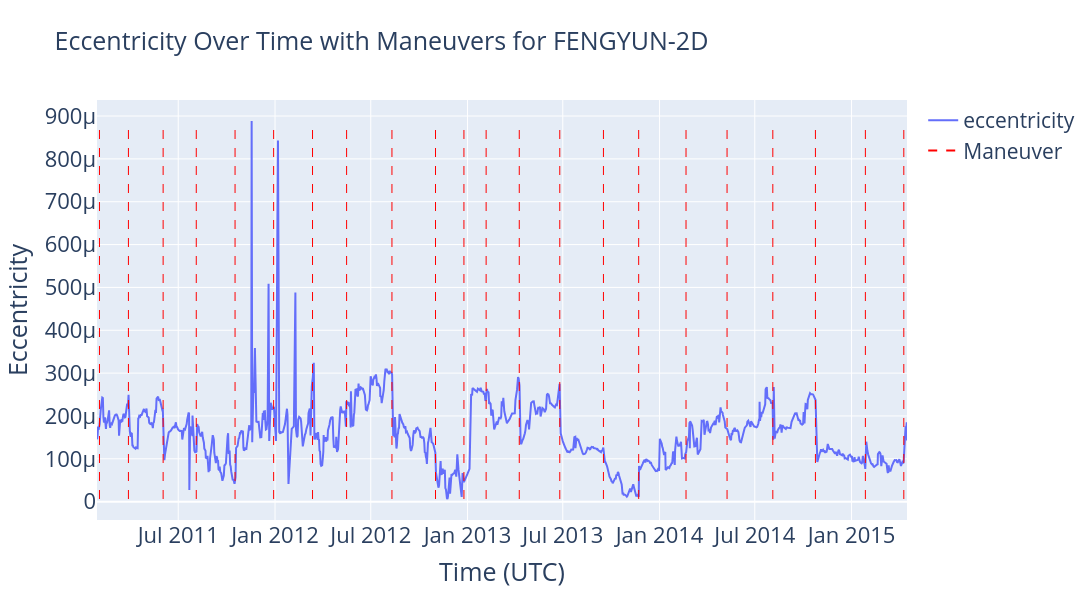
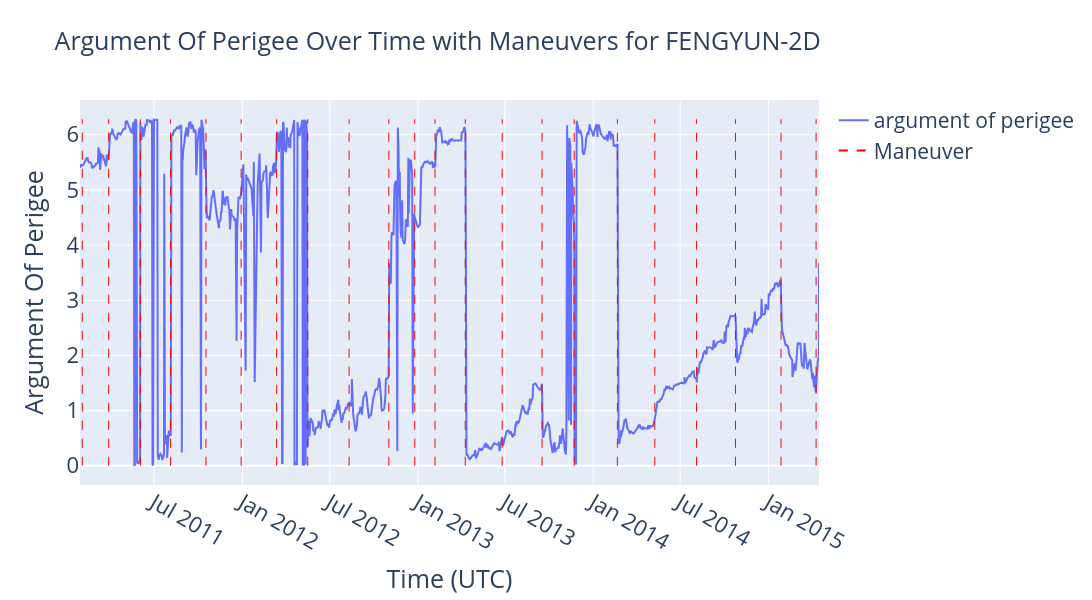
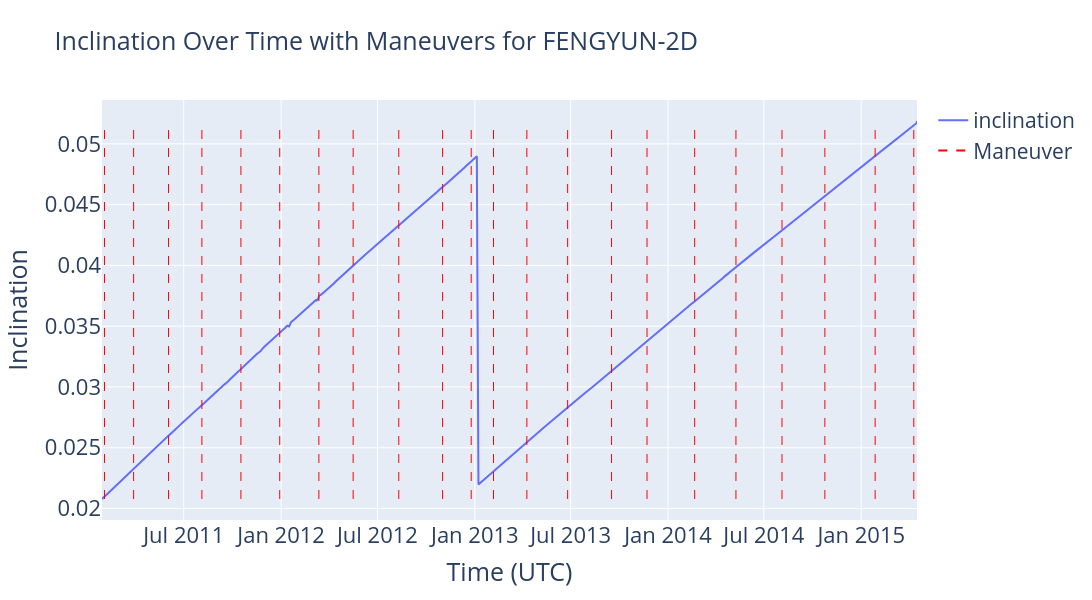
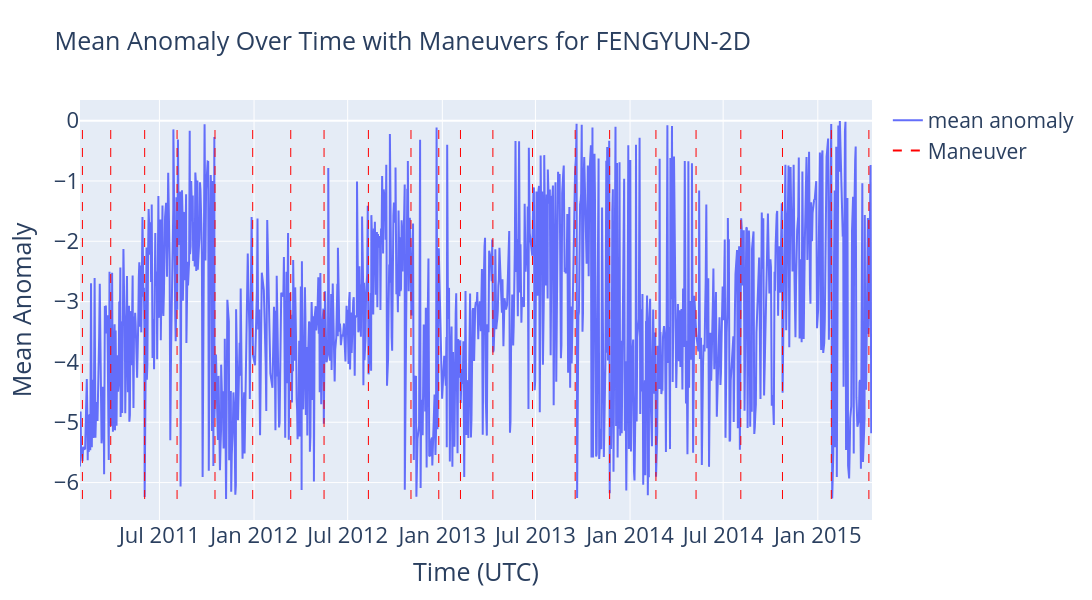

Notebook cell for these charts, in order:
### Markdown cell above
# Satellite Plots

The code below provides an interactive dropdown menu to select a satellite.  
Upon selection, the corresponding plots of all six orbital elements for the chosen satellite will be displayed.  
This allows for easy visual exploration of each satellite's orbital behavior over time.

### Code cell
import pandas as pd
import plotly.graph_objects as go
import ipywidgets as widgets
from IPython.display import display

# List of orbital elements to plot
orbital_elements = ["eccentricity", "argument of perigee", "inclination", 
                    "mean anomaly", "Brouwer mean motion", "right ascension"]


# List of satellites
satellites = ["SARAL", "TOPEX", "CRYOSAT-2", "HAIYANG-2A", "JASON-1", "JASON-2", "JASON-3", 
              "SENTINEL-3A", "SENTINEL-3B", "SENTINEL-6A", 
              "FENGYUN-2D", "FENGYUN-2E", "FENGYUN-2H", "FENGYUN-2F", "FENGYUN-4A"]

# function to ensure timestamp column is UTC
# fengyun satellites has alreday utc so used convert() function to not crash.
def ensure_utc(series):
    if series.dt.tz is None:
        return series.dt.tz_localize('UTC')
    else:
        return series.dt.tz_convert('UTC')

# Function to load & preprocess satellite data
def load_satellite_data(satellite_name):
    file_path = f"/Users/kurinjiarivazhagan/Desktop/trimester 5/satellite_data/orbital_elements/{satellite_name}.csv"
    df = pd.read_csv(file_path)

    # Preprocessing Steps
    df.rename(columns={'Unnamed: 0': 'timestamp'}, inplace=True)
    df['timestamp'] = pd.to_datetime(df['timestamp']).dt.tz_localize('UTC')  
    df.set_index('timestamp', inplace=True)

    df['time_diff'] = df.index.to_series().diff()
    df['time_diff_days'] = df['time_diff'].dt.total_seconds() / 86400  

    return df

# Function to load & preprocess maneuver data
def load_maneuver_data(satellite_name):
    file_path = f"/Users/kurinjiarivazhagan/Desktop/trimester 5/satellite_data/orbital_elements/cleaned maneuver file/cleaned_{satellite_name}.csv"
    maneuver_df = pd.read_csv(file_path)

    # Preprocessing Maneuver Timestamps
    maneuver_df["Start_Timestamp"] = pd.to_datetime(maneuver_df["Start_Timestamp"])
    maneuver_df["End_Timestamp"] = pd.to_datetime(maneuver_df["End_Timestamp"])

    # function to make sure both columns are in UTC
    maneuver_df["Start_Timestamp"] = ensure_utc(maneuver_df["Start_Timestamp"])
    maneuver_df["End_Timestamp"] = ensure_utc(maneuver_df["End_Timestamp"])

    return maneuver_df

# Function to plot the selected satellite's data
def plot_satellite(selected_satellite):
    try:
        df = load_satellite_data(selected_satellite)
        maneuver_df = load_maneuver_data(selected_satellite)

        for element in orbital_elements:
            fig = go.Figure()
            fig.add_trace(go.Scatter(
                x=df.index, y=df[element], 
                mode="lines", name=element
            ))
            fig.add_trace(go.Scatter(
                x=[None],
                y=[None],
                mode='lines',
                line=dict(color="red", dash="dash"),
                name="Maneuver"
            ))
            for time in maneuver_df["Start_Timestamp"]:
                fig.add_shape(
                    type="line", 
                    x0=time, x1=time, 
                    y0=df[element].min(), y1=df[element].max(),
                    line=dict(color="red", width=1, dash="dash")  
                )

            fig.update_layout(
    title={
        'text': f"{element.title()} Over Time with Maneuvers for {selected_satellite}",
        'font': {'size': 25}
    },
    xaxis_title={
        'text': "Time (UTC)",
        'font': {'size': 25}
    },
    yaxis_title={
        'text': element.title(),
        'font': {'size': 25}
    },
    xaxis=dict(tickfont=dict(size=22)),
    yaxis=dict(tickfont=dict(size=22)),
    legend=dict(font=dict(size=21)),
    font=dict(size=16),  
    showlegend=True,
    template="plotly",
    width=1400,
    height=600
)



            fig.show()

    except Exception as e:
        print(f"Error loading or plotting {selected_satellite}: {e}")

# Dropdown widget for satellite selection
satellite_selector = widgets.Dropdown(
    options=satellites,
    description="Satellite:",
    style={'description_width': 'initial'}
)

# Button to trigger plotting
plot_button = widgets.Button(description="Plot Data")

# Function to handle button click
def on_button_click(b):
    plot_satellite(satellite_selector.value)

plot_button.on_click(on_button_click)

# Display 
display(satellite_selector, plot_button)

### Figure 1 — Plotly figure (JSON) as saved in the notebook; plotly's stock layout.template omitted (floating-point values rounded to 4 significant figures; data arrays with more than 128 entries replaced by an {"elided": "..."} marker saying what was removed)
{"data": [{"mode": "lines", "name": "eccentricity", "type": "scatter", "x": {"elided": "1187 str values"}, "y": {"elided": "1187 float values"}}, {"line": {"color": "red", "dash": "dash"}, "mode": "lines", "name": "Maneuver", "type": "scatter", "x": [null], "y": [null]}], "layout": {"font": {"size": 16}, "height": 600, "legend": {"font": {"size": 21}}, "shapes": [{"line": {"color": "red", "dash": "dash", "width": 1}, "type": "line", "x0": "2015-04-10T07:30:00+00:00", "x1": "2015-04-10T07:30:00+00:00", "y0": 6.2e-06, "y1": 0.0008884}, {"line": {"color": "red", "dash": "dash", "width": 1}, "type": "line", "x0": "2015-01-27T06:30:00+00:00", "x1": "2015-01-27T06:30:00+00:00", "y0": 6.2e-06, "y1": 0.0008884}, {"line": {"color": "red", "dash": "dash", "width": 1}, "type": "line", "x0": "2014-10-24T07:30:00+00:00", "x1": "2014-10-24T07:30:00+00:00", "y0": 6.2e-06, "y1": 0.0008884}, {"line": {"color": "red", "dash": "dash", "width": 1}, "type": "line", "x0": "2014-08-04T07:30:00+00:00", "x1": "2014-08-04T07:30:00+00:00", "y0": 6.2e-06, "y1": 0.0008884}, {"line": {"color": "red", "dash": "dash", "width": 1}, "type": "line", "x0": "2014-05-09T07:30:00+00:00", "x1": "2014-05-09T07:30:00+00:00", "y0": 6.2e-06, "y1": 0.0008884}, {"line": {"color": "red", "dash": "dash", "width": 1}, "type": "line", "x0": "2014-02-20T07:30:00+00:00", "x1": "2014-02-20T07:30:00+00:00", "y0": 6.2e-06, "y1": 0.0008884}, {"line": {"color": "red", "dash": "dash", "width": 1}, "type": "line", "x0": "2013-11-22T07:30:00+00:00", "x1": "2013-11-22T07:30:00+00:00", "y0": 6.2e-06, "y1": 0.0008884}, {"line": {"color": "red", "dash": "dash", "width": 1}, "type": "line", "x0": "2013-09-16T07:30:00+00:00", "x1": "2013-09-16T07:30:00+00:00", "y0": 6.2e-06, "y1": 0.0008884}, {"line": {"color": "red", "dash": "dash", "width": 1}, "type": "line", "x0": "2013-06-25T07:30:00+00:00", "x1": "2013-06-25T07:30:00+00:00", "y0": 6.2e-06, "y1": 0.0008884}, {"line": {"color": "red", "dash": "dash", "width": 1}, "type": "line", "x0": "2013-04-09T07:30:00+00:00", "x1": "2013-04-09T07:30:00+00:00", "y0": 6.2e-06, "y1": 0.0008884}, {"line": {"color": "red", "dash": "dash", "width": 1}, "type": "line", "x0": "2013-02-05T07:30:00+00:00", "x1": "2013-02-05T07:30:00+00:00", "y0": 6.2e-06, "y1": 0.0008884}, {"line": {"color": "red", "dash": "dash", "width": 1}, "type": "line", "x0": "2012-12-25T03:00:00+00:00", "x1": "2012-12-25T03:00:00+00:00", "y0": 6.2e-06, "y1": 0.0008884}, {"line": {"color": "red", "dash": "dash", "width": 1}, "type": "line", "x0": "2012-11-01T01:30:00+00:00", "x1": "2012-11-01T01:30:00+00:00", "y0": 6.2e-06, "y1": 0.0008884}, {"line": {"color": "red", "dash": "dash", "width": 1}, "type": "line", "x0": "2012-08-10T07:00:00+00:00", "x1": "2012-08-10T07:00:00+00:00", "y0": 6.2e-06, "y1": 0.0008884}, {"line": {"color": "red", "dash": "dash", "width": 1}, "type": "line", "x0": "2012-05-16T02:00:00+00:00", "x1": "2012-05-16T02:00:00+00:00", "y0": 6.2e-06, "y1": 0.0008884}, {"line": {"color": "red", "dash": "dash", "width": 1}, "type": "line", "x0": "2012-03-12T07:30:00+00:00", "x1": "2012-03-12T07:30:00+00:00", "y0": 6.2e-06, "y1": 0.0008884}, {"line": {"color": "red", "dash": "dash", "width": 1}, "type": "line", "x0": "2011-12-29T08:30:00+00:00", "x1": "2011-12-29T08:30:00+00:00", "y0": 6.2e-06, "y1": 0.0008884}, {"line": {"color": "red", "dash": "dash", "width": 1}, "type": "line", "x0": "2011-10-17T01:00:00+00:00", "x1": "2011-10-17T01:00:00+00:00", "y0": 6.2e-06, "y1": 0.0008884}, {"line": {"color": "red", "dash": "dash", "width": 1}, "type": "line", "x0": "2011-08-04T07:30:00+00:00", "x1": "2011-08-04T07:30:00+00:00", "y0": 6.2e-06, "y1": 0.0008884}, {"line": {"color": "red", "dash": "dash", "width": 1}, "type": "line", "x0": "2011-06-02T07:30:00+00:00", "x1": "2011-06-02T07:30:00+00:00", "y0": 6.2e-06, "y1": 0.0008884}, {"line": {"color": "red", "dash": "dash", "width": 1}, "type": "line", "x0": "2011-03-28T08:00:00+00:00", "x1": "2011-03-28T08:00:00+00:00", "y0": 6.2e-06, "y1": 0.0008884}, {"line": {"color": "red", "dash": "dash", "width": 1}, "type": "line", "x0": "2011-02-01T07:00:00+00:00", "x1": "2011-02-01T07:00:00+00:00", "y0": 6.2e-06, "y1": 0.0008884}], "showlegend": true, "title": {"font": {"size": 25}, "text": "Eccentricity Over Time with Maneuvers for FENGYUN-2D"}, "width": 1400, "xaxis": {"tickfont": {"size": 22}, "title": {"font": {"size": 25}, "text": "Time (UTC)"}}, "yaxis": {"tickfont": {"size": 22}, "title": {"font": {"size": 25}, "text": "Eccentricity"}}}}

### Figure 2 — Plotly figure (JSON) as saved in the notebook; plotly's stock layout.template omitted (floating-point values rounded to 4 significant figures; data arrays with more than 128 entries replaced by an {"elided": "..."} marker saying what was removed)
{"data": [{"mode": "lines", "name": "argument of perigee", "type": "scatter", "x": {"elided": "1187 str values"}, "y": {"elided": "1187 float values"}}, {"line": {"color": "red", "dash": "dash"}, "mode": "lines", "name": "Maneuver", "type": "scatter", "x": [null], "y": [null]}], "layout": {"font": {"size": 16}, "height": 600, "legend": {"font": {"size": 21}}, "shapes": [{"line": {"color": "red", "dash": "dash", "width": 1}, "type": "line", "x0": "2015-04-10T07:30:00+00:00", "x1": "2015-04-10T07:30:00+00:00", "y0": 0.0003386, "y1": 6.282}, {"line": {"color": "red", "dash": "dash", "width": 1}, "type": "line", "x0": "2015-01-27T06:30:00+00:00", "x1": "2015-01-27T06:30:00+00:00", "y0": 0.0003386, "y1": 6.282}, {"line": {"color": "red", "dash": "dash", "width": 1}, "type": "line", "x0": "2014-10-24T07:30:00+00:00", "x1": "2014-10-24T07:30:00+00:00", "y0": 0.0003386, "y1": 6.282}, {"line": {"color": "red", "dash": "dash", "width": 1}, "type": "line", "x0": "2014-08-04T07:30:00+00:00", "x1": "2014-08-04T07:30:00+00:00", "y0": 0.0003386, "y1": 6.282}, {"line": {"color": "red", "dash": "dash", "width": 1}, "type": "line", "x0": "2014-05-09T07:30:00+00:00", "x1": "2014-05-09T07:30:00+00:00", "y0": 0.0003386, "y1": 6.282}, {"line": {"color": "red", "dash": "dash", "width": 1}, "type": "line", "x0": "2014-02-20T07:30:00+00:00", "x1": "2014-02-20T07:30:00+00:00", "y0": 0.0003386, "y1": 6.282}, {"line": {"color": "red", "dash": "dash", "width": 1}, "type": "line", "x0": "2013-11-22T07:30:00+00:00", "x1": "2013-11-22T07:30:00+00:00", "y0": 0.0003386, "y1": 6.282}, {"line": {"color": "red", "dash": "dash", "width": 1}, "type": "line", "x0": "2013-09-16T07:30:00+00:00", "x1": "2013-09-16T07:30:00+00:00", "y0": 0.0003386, "y1": 6.282}, {"line": {"color": "red", "dash": "dash", "width": 1}, "type": "line", "x0": "2013-06-25T07:30:00+00:00", "x1": "2013-06-25T07:30:00+00:00", "y0": 0.0003386, "y1": 6.282}, {"line": {"color": "red", "dash": "dash", "width": 1}, "type": "line", "x0": "2013-04-09T07:30:00+00:00", "x1": "2013-04-09T07:30:00+00:00", "y0": 0.0003386, "y1": 6.282}, {"line": {"color": "red", "dash": "dash", "width": 1}, "type": "line", "x0": "2013-02-05T07:30:00+00:00", "x1": "2013-02-05T07:30:00+00:00", "y0": 0.0003386, "y1": 6.282}, {"line": {"color": "red", "dash": "dash", "width": 1}, "type": "line", "x0": "2012-12-25T03:00:00+00:00", "x1": "2012-12-25T03:00:00+00:00", "y0": 0.0003386, "y1": 6.282}, {"line": {"color": "red", "dash": "dash", "width": 1}, "type": "line", "x0": "2012-11-01T01:30:00+00:00", "x1": "2012-11-01T01:30:00+00:00", "y0": 0.0003386, "y1": 6.282}, {"line": {"color": "red", "dash": "dash", "width": 1}, "type": "line", "x0": "2012-08-10T07:00:00+00:00", "x1": "2012-08-10T07:00:00+00:00", "y0": 0.0003386, "y1": 6.282}, {"line": {"color": "red", "dash": "dash", "width": 1}, "type": "line", "x0": "2012-05-16T02:00:00+00:00", "x1": "2012-05-16T02:00:00+00:00", "y0": 0.0003386, "y1": 6.282}, {"line": {"color": "red", "dash": "dash", "width": 1}, "type": "line", "x0": "2012-03-12T07:30:00+00:00", "x1": "2012-03-12T07:30:00+00:00", "y0": 0.0003386, "y1": 6.282}, {"line": {"color": "red", "dash": "dash", "width": 1}, "type": "line", "x0": "2011-12-29T08:30:00+00:00", "x1": "2011-12-29T08:30:00+00:00", "y0": 0.0003386, "y1": 6.282}, {"line": {"color": "red", "dash": "dash", "width": 1}, "type": "line", "x0": "2011-10-17T01:00:00+00:00", "x1": "2011-10-17T01:00:00+00:00", "y0": 0.0003386, "y1": 6.282}, {"line": {"color": "red", "dash": "dash", "width": 1}, "type": "line", "x0": "2011-08-04T07:30:00+00:00", "x1": "2011-08-04T07:30:00+00:00", "y0": 0.0003386, "y1": 6.282}, {"line": {"color": "red", "dash": "dash", "width": 1}, "type": "line", "x0": "2011-06-02T07:30:00+00:00", "x1": "2011-06-02T07:30:00+00:00", "y0": 0.0003386, "y1": 6.282}, {"line": {"color": "red", "dash": "dash", "width": 1}, "type": "line", "x0": "2011-03-28T08:00:00+00:00", "x1": "2011-03-28T08:00:00+00:00", "y0": 0.0003386, "y1": 6.282}, {"line": {"color": "red", "dash": "dash", "width": 1}, "type": "line", "x0": "2011-02-01T07:00:00+00:00", "x1": "2011-02-01T07:00:00+00:00", "y0": 0.0003386, "y1": 6.282}], "showlegend": true, "title": {"font": {"size": 25}, "text": "Argument Of Perigee Over Time with Maneuvers for FENGYUN-2D"}, "width": 1400, "xaxis": {"tickfont": {"size": 22}, "title": {"font": {"size": 25}, "text": "Time (UTC)"}}, "yaxis": {"tickfont": {"size": 22}, "title": {"font": {"size": 25}, "text": "Argument Of Perigee"}}}}

### Figure 3 — Plotly figure (JSON) as saved in the notebook; plotly's stock layout.template omitted (floating-point values rounded to 4 significant figures; data arrays with more than 128 entries replaced by an {"elided": "..."} marker saying what was removed)
{"data": [{"mode": "lines", "name": "inclination", "type": "scatter", "x": {"elided": "1187 str values"}, "y": {"elided": "1187 float values"}}, {"line": {"color": "red", "dash": "dash"}, "mode": "lines", "name": "Maneuver", "type": "scatter", "x": [null], "y": [null]}], "layout": {"font": {"size": 16}, "height": 600, "legend": {"font": {"size": 21}}, "shapes": [{"line": {"color": "red", "dash": "dash", "width": 1}, "type": "line", "x0": "2015-04-10T07:30:00+00:00", "x1": "2015-04-10T07:30:00+00:00", "y0": 0.02078, "y1": 0.05188}, {"line": {"color": "red", "dash": "dash", "width": 1}, "type": "line", "x0": "2015-01-27T06:30:00+00:00", "x1": "2015-01-27T06:30:00+00:00", "y0": 0.02078, "y1": 0.05188}, {"line": {"color": "red", "dash": "dash", "width": 1}, "type": "line", "x0": "2014-10-24T07:30:00+00:00", "x1": "2014-10-24T07:30:00+00:00", "y0": 0.02078, "y1": 0.05188}, {"line": {"color": "red", "dash": "dash", "width": 1}, "type": "line", "x0": "2014-08-04T07:30:00+00:00", "x1": "2014-08-04T07:30:00+00:00", "y0": 0.02078, "y1": 0.05188}, {"line": {"color": "red", "dash": "dash", "width": 1}, "type": "line", "x0": "2014-05-09T07:30:00+00:00", "x1": "2014-05-09T07:30:00+00:00", "y0": 0.02078, "y1": 0.05188}, {"line": {"color": "red", "dash": "dash", "width": 1}, "type": "line", "x0": "2014-02-20T07:30:00+00:00", "x1": "2014-02-20T07:30:00+00:00", "y0": 0.02078, "y1": 0.05188}, {"line": {"color": "red", "dash": "dash", "width": 1}, "type": "line", "x0": "2013-11-22T07:30:00+00:00", "x1": "2013-11-22T07:30:00+00:00", "y0": 0.02078, "y1": 0.05188}, {"line": {"color": "red", "dash": "dash", "width": 1}, "type": "line", "x0": "2013-09-16T07:30:00+00:00", "x1": "2013-09-16T07:30:00+00:00", "y0": 0.02078, "y1": 0.05188}, {"line": {"color": "red", "dash": "dash", "width": 1}, "type": "line", "x0": "2013-06-25T07:30:00+00:00", "x1": "2013-06-25T07:30:00+00:00", "y0": 0.02078, "y1": 0.05188}, {"line": {"color": "red", "dash": "dash", "width": 1}, "type": "line", "x0": "2013-04-09T07:30:00+00:00", "x1": "2013-04-09T07:30:00+00:00", "y0": 0.02078, "y1": 0.05188}, {"line": {"color": "red", "dash": "dash", "width": 1}, "type": "line", "x0": "2013-02-05T07:30:00+00:00", "x1": "2013-02-05T07:30:00+00:00", "y0": 0.02078, "y1": 0.05188}, {"line": {"color": "red", "dash": "dash", "width": 1}, "type": "line", "x0": "2012-12-25T03:00:00+00:00", "x1": "2012-12-25T03:00:00+00:00", "y0": 0.02078, "y1": 0.05188}, {"line": {"color": "red", "dash": "dash", "width": 1}, "type": "line", "x0": "2012-11-01T01:30:00+00:00", "x1": "2012-11-01T01:30:00+00:00", "y0": 0.02078, "y1": 0.05188}, {"line": {"color": "red", "dash": "dash", "width": 1}, "type": "line", "x0": "2012-08-10T07:00:00+00:00", "x1": "2012-08-10T07:00:00+00:00", "y0": 0.02078, "y1": 0.05188}, {"line": {"color": "red", "dash": "dash", "width": 1}, "type": "line", "x0": "2012-05-16T02:00:00+00:00", "x1": "2012-05-16T02:00:00+00:00", "y0": 0.02078, "y1": 0.05188}, {"line": {"color": "red", "dash": "dash", "width": 1}, "type": "line", "x0": "2012-03-12T07:30:00+00:00", "x1": "2012-03-12T07:30:00+00:00", "y0": 0.02078, "y1": 0.05188}, {"line": {"color": "red", "dash": "dash", "width": 1}, "type": "line", "x0": "2011-12-29T08:30:00+00:00", "x1": "2011-12-29T08:30:00+00:00", "y0": 0.02078, "y1": 0.05188}, {"line": {"color": "red", "dash": "dash", "width": 1}, "type": "line", "x0": "2011-10-17T01:00:00+00:00", "x1": "2011-10-17T01:00:00+00:00", "y0": 0.02078, "y1": 0.05188}, {"line": {"color": "red", "dash": "dash", "width": 1}, "type": "line", "x0": "2011-08-04T07:30:00+00:00", "x1": "2011-08-04T07:30:00+00:00", "y0": 0.02078, "y1": 0.05188}, {"line": {"color": "red", "dash": "dash", "width": 1}, "type": "line", "x0": "2011-06-02T07:30:00+00:00", "x1": "2011-06-02T07:30:00+00:00", "y0": 0.02078, "y1": 0.05188}, {"line": {"color": "red", "dash": "dash", "width": 1}, "type": "line", "x0": "2011-03-28T08:00:00+00:00", "x1": "2011-03-28T08:00:00+00:00", "y0": 0.02078, "y1": 0.05188}, {"line": {"color": "red", "dash": "dash", "width": 1}, "type": "line", "x0": "2011-02-01T07:00:00+00:00", "x1": "2011-02-01T07:00:00+00:00", "y0": 0.02078, "y1": 0.05188}], "showlegend": true, "title": {"font": {"size": 25}, "text": "Inclination Over Time with Maneuvers for FENGYUN-2D"}, "width": 1400, "xaxis": {"tickfont": {"size": 22}, "title": {"font": {"size": 25}, "text": "Time (UTC)"}}, "yaxis": {"tickfont": {"size": 22}, "title": {"font": {"size": 25}, "text": "Inclination"}}}}

### Figure 4 — Plotly figure (JSON) as saved in the notebook; plotly's stock layout.template omitted (floating-point values rounded to 4 significant figures; data arrays with more than 128 entries replaced by an {"elided": "..."} marker saying what was removed)
{"data": [{"mode": "lines", "name": "mean anomaly", "type": "scatter", "x": {"elided": "1187 str values"}, "y": {"elided": "1187 float values"}}, {"line": {"color": "red", "dash": "dash"}, "mode": "lines", "name": "Maneuver", "type": "scatter", "x": [null], "y": [null]}], "layout": {"font": {"size": 16}, "height": 600, "legend": {"font": {"size": 21}}, "shapes": [{"line": {"color": "red", "dash": "dash", "width": 1}, "type": "line", "x0": "2015-04-10T07:30:00+00:00", "x1": "2015-04-10T07:30:00+00:00", "y0": -6.272, "y1": -0.006215}, {"line": {"color": "red", "dash": "dash", "width": 1}, "type": "line", "x0": "2015-01-27T06:30:00+00:00", "x1": "2015-01-27T06:30:00+00:00", "y0": -6.272, "y1": -0.006215}, {"line": {"color": "red", "dash": "dash", "width": 1}, "type": "line", "x0": "2014-10-24T07:30:00+00:00", "x1": "2014-10-24T07:30:00+00:00", "y0": -6.272, "y1": -0.006215}, {"line": {"color": "red", "dash": "dash", "width": 1}, "type": "line", "x0": "2014-08-04T07:30:00+00:00", "x1": "2014-08-04T07:30:00+00:00", "y0": -6.272, "y1": -0.006215}, {"line": {"color": "red", "dash": "dash", "width": 1}, "type": "line", "x0": "2014-05-09T07:30:00+00:00", "x1": "2014-05-09T07:30:00+00:00", "y0": -6.272, "y1": -0.006215}, {"line": {"color": "red", "dash": "dash", "width": 1}, "type": "line", "x0": "2014-02-20T07:30:00+00:00", "x1": "2014-02-20T07:30:00+00:00", "y0": -6.272, "y1": -0.006215}, {"line": {"color": "red", "dash": "dash", "width": 1}, "type": "line", "x0": "2013-11-22T07:30:00+00:00", "x1": "2013-11-22T07:30:00+00:00", "y0": -6.272, "y1": -0.006215}, {"line": {"color": "red", "dash": "dash", "width": 1}, "type": "line", "x0": "2013-09-16T07:30:00+00:00", "x1": "2013-09-16T07:30:00+00:00", "y0": -6.272, "y1": -0.006215}, {"line": {"color": "red", "dash": "dash", "width": 1}, "type": "line", "x0": "2013-06-25T07:30:00+00:00", "x1": "2013-06-25T07:30:00+00:00", "y0": -6.272, "y1": -0.006215}, {"line": {"color": "red", "dash": "dash", "width": 1}, "type": "line", "x0": "2013-04-09T07:30:00+00:00", "x1": "2013-04-09T07:30:00+00:00", "y0": -6.272, "y1": -0.006215}, {"line": {"color": "red", "dash": "dash", "width": 1}, "type": "line", "x0": "2013-02-05T07:30:00+00:00", "x1": "2013-02-05T07:30:00+00:00", "y0": -6.272, "y1": -0.006215}, {"line": {"color": "red", "dash": "dash", "width": 1}, "type": "line", "x0": "2012-12-25T03:00:00+00:00", "x1": "2012-12-25T03:00:00+00:00", "y0": -6.272, "y1": -0.006215}, {"line": {"color": "red", "dash": "dash", "width": 1}, "type": "line", "x0": "2012-11-01T01:30:00+00:00", "x1": "2012-11-01T01:30:00+00:00", "y0": -6.272, "y1": -0.006215}, {"line": {"color": "red", "dash": "dash", "width": 1}, "type": "line", "x0": "2012-08-10T07:00:00+00:00", "x1": "2012-08-10T07:00:00+00:00", "y0": -6.272, "y1": -0.006215}, {"line": {"color": "red", "dash": "dash", "width": 1}, "type": "line", "x0": "2012-05-16T02:00:00+00:00", "x1": "2012-05-16T02:00:00+00:00", "y0": -6.272, "y1": -0.006215}, {"line": {"color": "red", "dash": "dash", "width": 1}, "type": "line", "x0": "2012-03-12T07:30:00+00:00", "x1": "2012-03-12T07:30:00+00:00", "y0": -6.272, "y1": -0.006215}, {"line": {"color": "red", "dash": "dash", "width": 1}, "type": "line", "x0": "2011-12-29T08:30:00+00:00", "x1": "2011-12-29T08:30:00+00:00", "y0": -6.272, "y1": -0.006215}, {"line": {"color": "red", "dash": "dash", "width": 1}, "type": "line", "x0": "2011-10-17T01:00:00+00:00", "x1": "2011-10-17T01:00:00+00:00", "y0": -6.272, "y1": -0.006215}, {"line": {"color": "red", "dash": "dash", "width": 1}, "type": "line", "x0": "2011-08-04T07:30:00+00:00", "x1": "2011-08-04T07:30:00+00:00", "y0": -6.272, "y1": -0.006215}, {"line": {"color": "red", "dash": "dash", "width": 1}, "type": "line", "x0": "2011-06-02T07:30:00+00:00", "x1": "2011-06-02T07:30:00+00:00", "y0": -6.272, "y1": -0.006215}, {"line": {"color": "red", "dash": "dash", "width": 1}, "type": "line", "x0": "2011-03-28T08:00:00+00:00", "x1": "2011-03-28T08:00:00+00:00", "y0": -6.272, "y1": -0.006215}, {"line": {"color": "red", "dash": "dash", "width": 1}, "type": "line", "x0": "2011-02-01T07:00:00+00:00", "x1": "2011-02-01T07:00:00+00:00", "y0": -6.272, "y1": -0.006215}], "showlegend": true, "title": {"font": {"size": 25}, "text": "Mean Anomaly Over Time with Maneuvers for FENGYUN-2D"}, "width": 1400, "xaxis": {"tickfont": {"size": 22}, "title": {"font": {"size": 25}, "text": "Time (UTC)"}}, "yaxis": {"tickfont": {"size": 22}, "title": {"font": {"size": 25}, "text": "Mean Anomaly"}}}}
